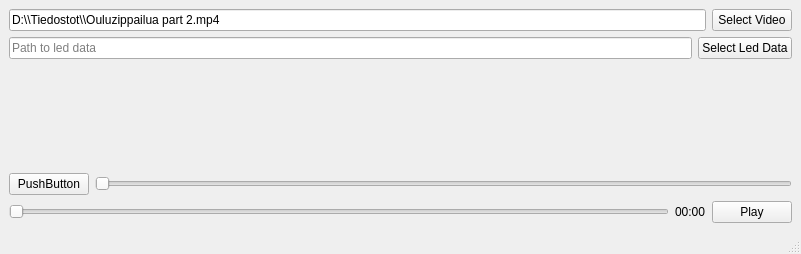
<?xml version="1.0" encoding="UTF-8"?>
<ui version="4.0">
 <class>PreProcessPlayer</class>
 <widget class="QMainWindow" name="PreProcessPlayer">
  <property name="geometry">
   <rect>
    <x>0</x>
    <y>0</y>
    <width>801</width>
    <height>254</height>
   </rect>
  </property>
  <property name="windowTitle">
   <string>PreProcessPlayer</string>
  </property>
  <widget class="QWidget" name="centralwidget">
   <layout class="QVBoxLayout" name="verticalLayout">
    <item>
     <layout class="QHBoxLayout" name="horizontalLayout">
      <item>
       <widget class="QLineEdit" name="SelectVideoPath">
        <property name="text">
         <string>D:\\Tiedostot\\Ouluzippailua part 2.mp4</string>
        </property>
        <property name="placeholderText">
         <string>Path to video file</string>
        </property>
       </widget>
      </item>
      <item>
       <widget class="QPushButton" name="SelectVideoButton">
        <property name="text">
         <string>Select Video</string>
        </property>
        <property name="default">
         <bool>false</bool>
        </property>
       </widget>
      </item>
     </layout>
    </item>
    <item>
     <layout class="QHBoxLayout" name="horizontalLayout_2">
      <item>
       <widget class="QLineEdit" name="SelectLedDataPath">
        <property name="placeholderText">
         <string>Path to led data</string>
        </property>
       </widget>
      </item>
      <item>
       <widget class="QPushButton" name="SelectLedDataButton">
        <property name="text">
         <string>Select Led Data</string>
        </property>
       </widget>
      </item>
     </layout>
    </item>
    <item>
     <spacer name="verticalSpacer">
      <property name="orientation">
       <enum>Qt::Vertical</enum>
      </property>
      <property name="sizeHint" stdset="0">
       <size>
        <width>20</width>
        <height>40</height>
       </size>
      </property>
     </spacer>
    </item>
    <item>
     <layout class="QHBoxLayout" name="horizontalLayout_4">
      <item>
       <widget class="QPushButton" name="pushButton">
        <property name="text">
         <string>PushButton</string>
        </property>
       </widget>
      </item>
      <item>
       <widget class="QSlider" name="volumeSlider">
        <property name="orientation">
         <enum>Qt::Horizontal</enum>
        </property>
       </widget>
      </item>
     </layout>
    </item>
    <item>
     <layout class="QHBoxLayout" name="horizontalLayout_3">
      <item>
       <widget class="QSlider" name="VideoTimeSlider">
        <property name="orientation">
         <enum>Qt::Horizontal</enum>
        </property>
       </widget>
      </item>
      <item>
       <widget class="QLabel" name="VideoTime">
        <property name="text">
         <string>00:00</string>
        </property>
       </widget>
      </item>
      <item>
       <widget class="QPushButton" name="playPauseButton">
        <property name="text">
         <string>Play</string>
        </property>
       </widget>
      </item>
     </layout>
    </item>
   </layout>
  </widget>
  <widget class="QMenuBar" name="menubar">
   <property name="geometry">
    <rect>
     <x>0</x>
     <y>0</y>
     <width>801</width>
     <height>21</height>
    </rect>
   </property>
  </widget>
  <widget class="QStatusBar" name="statusbar"/>
 </widget>
 <resources/>
 <connections/>
</ui>
